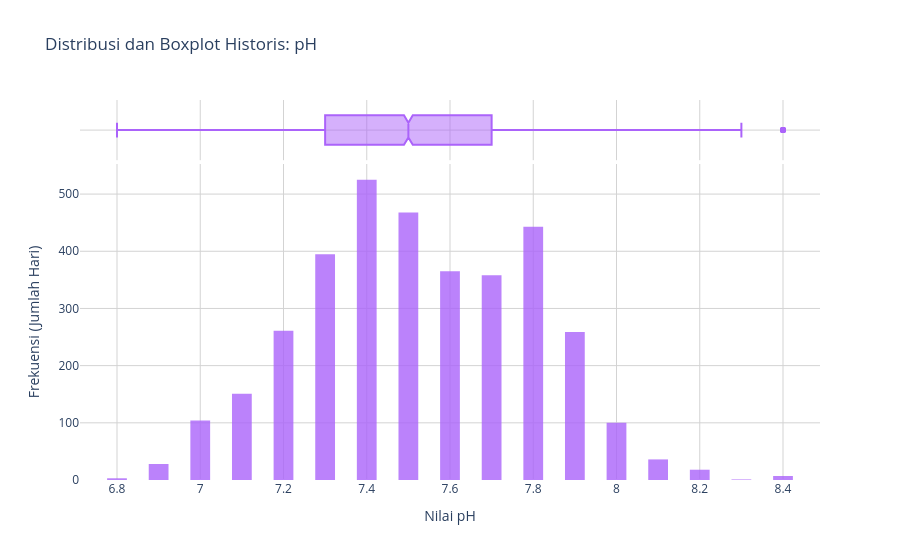

Notebook source saved alongside this figure:
### Markdown cell above
### Step 3.C - pH

### Code cell
fig = px.histogram(
    df, 
    x='pH', 
    marginal="box", 
    title="Distribusi dan Boxplot Historis: pH",
    color_discrete_sequence=['#AB63FA'],
    opacity=0.8,
    nbins=50 
)

fig.update_layout(
    xaxis_title="Nilai pH",
    yaxis_title="Frekuensi (Jumlah Hari)",
    bargap=0.05,
    plot_bgcolor='white'
)

fig.update_xaxes(showgrid=True, gridwidth=1, gridcolor='LightGray')
fig.update_yaxes(showgrid=True, gridwidth=1, gridcolor='LightGray')

fig.show()

### Figure 1 — Plotly figure (JSON) as saved in the notebook; plotly's stock layout.template omitted (floating-point values rounded to 4 significant figures; data arrays with more than 128 entries replaced by an {"elided": "..."} marker saying what was removed)
{"data": [{"bingroup": "x", "hovertemplate": "pH=%{x}<br>count=%{y}<extra></extra>", "legendgroup": "", "marker": {"color": "#AB63FA", "opacity": 0.8, "pattern": {"shape": ""}}, "name": "", "nbinsx": 50, "orientation": "v", "showlegend": false, "type": "histogram", "x": {"elided": "3652 float values"}, "xaxis": "x", "yaxis": "y"}, {"hovertemplate": "pH=%{x}<extra></extra>", "legendgroup": "", "marker": {"color": "#AB63FA"}, "name": "", "notched": true, "showlegend": false, "type": "box", "x": {"elided": "3652 float values"}, "xaxis": "x2", "yaxis": "y2"}], "layout": {"bargap": 0.05, "barmode": "relative", "legend": {"tracegroupgap": 0}, "plot_bgcolor": "white", "title": {"text": "Distribusi dan Boxplot Historis: pH"}, "xaxis": {"anchor": "y", "domain": [0, 1], "gridcolor": "LightGray", "gridwidth": 1, "showgrid": true, "title": {"text": "Nilai pH"}}, "xaxis2": {"anchor": "y2", "domain": [0, 1], "gridcolor": "LightGray", "gridwidth": 1, "matches": "x", "showgrid": true, "showticklabels": false}, "yaxis": {"anchor": "x", "domain": [0, 0.8316], "gridcolor": "LightGray", "gridwidth": 1, "showgrid": true, "title": {"text": "Frekuensi (Jumlah Hari)"}}, "yaxis2": {"anchor": "x2", "domain": [0.8416, 1], "gridcolor": "LightGray", "gridwidth": 1, "matches": "y2", "showgrid": true, "showline": false, "showticklabels": false, "ticks": ""}}}
